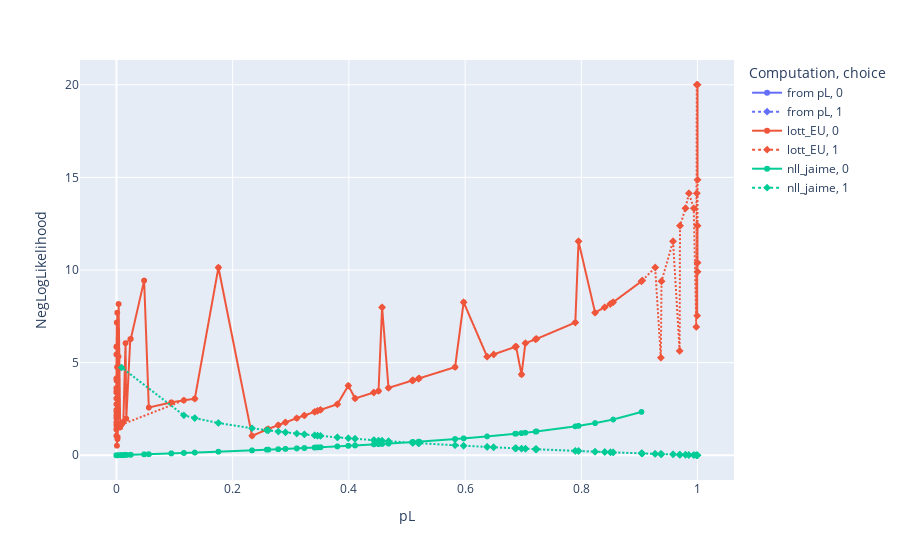

The notebook cell saved with this chart:
### Code cell
# Checking if Likelihood calculation is working for simultaneous estimation and 6 parameters

df = subjectTrials_df.copy()
# df = df[(df['trial_type'] == 'mixed') & 
#         (df['lott_type'] == 'CS+')]

x0 = x0_6params

df['nll_jaime'] = df.apply(lambda row: neconJaime._get_likelihood(row, x0), axis = 1)

tmp_df = df[['pL', 'lott_EU','choice', 'nll_jaime']].copy()
tmp_df['lott_EU'] = (tmp_df['lott_EU']/tmp_df['lott_EU'].max()) * 20

tmp_df['nll_jaime'] = tmp_df['nll_jaime']

mask_0 = tmp_df['choice'] == 0
mask_1 = tmp_df['choice'] == 1

tmp_df.loc[mask_0,'from pL'] = -np.log(1 - tmp_df.loc[mask_0,'pL'])
tmp_df.loc[mask_1,'from pL'] = -np.log(tmp_df.loc[mask_1,'pL'])
tmp_df['check'] = tmp_df['from pL'] - tmp_df['nll_jaime']

if tmp_df['check'].round(10).max() == 0:
    print('Likelihood well calculated.')
else:
    print('something\'s wrong')


# tmp_longdf = tmp_df.melt(id_vars=['pL', 'choice'], var_name='Computation', value_name='NegLogLikelihood' ).sort_values(by=['Computation', 'pL'])

# fig = px.line(tmp_longdf, x = 'pL', y = 'NegLogLikelihood', 
#               color = 'Computation', line_dash='choice', text='choice', symbol='choice')
# # create a dictionary that maps each unique value in the 'choice' column to a specific color
# color_map = {choice: color for choice, color in zip(tmp_longdf['choice'].unique(), px.colors.qualitative.Pastel)}

# fig.update_traces(mode='markers+lines', 
                #   marker=dict(size=12, color=[color_map[x] for x in tmp_longdf['choice']]))



fig.show()

### Figure 1 — Plotly figure (JSON) as saved in the notebook; plotly's stock layout.template omitted (floating-point values rounded to 4 significant figures; data arrays with more than 128 entries replaced by an {"elided": "..."} marker saying what was removed)
{"data": [{"hovertemplate": "Computation=from pL<br>choice=%{text}<br>pL=%{x}<br>NegLogLikelihood=%{y}<extra></extra>", "legendgroup": "from pL, 0", "line": {"color": "#636efa", "dash": "solid"}, "marker": {"symbol": "circle"}, "mode": "lines+markers+text", "name": "from pL, 0", "showlegend": true, "text": {"elided": "410 int values"}, "type": "scattergl", "x": {"elided": "410 float values"}, "xaxis": "x", "y": {"elided": "410 float values"}, "yaxis": "y"}, {"hovertemplate": "Computation=from pL<br>choice=%{text}<br>pL=%{x}<br>NegLogLikelihood=%{y}<extra></extra>", "legendgroup": "from pL, 1", "line": {"color": "#636efa", "dash": "dot"}, "marker": {"symbol": "diamond"}, "mode": "lines+markers+text", "name": "from pL, 1", "showlegend": true, "text": {"elided": "290 int values"}, "type": "scattergl", "x": {"elided": "290 float values"}, "xaxis": "x", "y": {"elided": "290 float values"}, "yaxis": "y"}, {"hovertemplate": "Computation=lott_EU<br>choice=%{text}<br>pL=%{x}<br>NegLogLikelihood=%{y}<extra></extra>", "legendgroup": "lott_EU, 0", "line": {"color": "#EF553B", "dash": "solid"}, "marker": {"symbol": "circle"}, "mode": "lines+markers+text", "name": "lott_EU, 0", "showlegend": true, "text": {"elided": "410 int values"}, "type": "scattergl", "x": {"elided": "410 float values"}, "xaxis": "x", "y": {"elided": "410 float values"}, "yaxis": "y"}, {"hovertemplate": "Computation=lott_EU<br>choice=%{text}<br>pL=%{x}<br>NegLogLikelihood=%{y}<extra></extra>", "legendgroup": "lott_EU, 1", "line": {"color": "#EF553B", "dash": "dot"}, "marker": {"symbol": "diamond"}, "mode": "lines+markers+text", "name": "lott_EU, 1", "showlegend": true, "text": {"elided": "290 int values"}, "type": "scattergl", "x": {"elided": "290 float values"}, "xaxis": "x", "y": {"elided": "290 float values"}, "yaxis": "y"}, {"hovertemplate": "Computation=nll_jaime<br>choice=%{text}<br>pL=%{x}<br>NegLogLikelihood=%{y}<extra></extra>", "legendgroup": "nll_jaime, 0", "line": {"color": "#00cc96", "dash": "solid"}, "marker": {"symbol": "circle"}, "mode": "lines+markers+text", "name": "nll_jaime, 0", "showlegend": true, "text": {"elided": "410 int values"}, "type": "scattergl", "x": {"elided": "410 float values"}, "xaxis": "x", "y": {"elided": "410 float values"}, "yaxis": "y"}, {"hovertemplate": "Computation=nll_jaime<br>choice=%{text}<br>pL=%{x}<br>NegLogLikelihood=%{y}<extra></extra>", "legendgroup": "nll_jaime, 1", "line": {"color": "#00cc96", "dash": "dot"}, "marker": {"symbol": "diamond"}, "mode": "lines+markers+text", "name": "nll_jaime, 1", "showlegend": true, "text": {"elided": "290 int values"}, "type": "scattergl", "x": {"elided": "290 float values"}, "xaxis": "x", "y": {"elided": "290 float values"}, "yaxis": "y"}], "layout": {"legend": {"title": {"text": "Computation, choice"}, "tracegroupgap": 0}, "margin": {"t": 60}, "xaxis": {"anchor": "y", "domain": [0, 1], "title": {"text": "pL"}}, "yaxis": {"anchor": "x", "domain": [0, 1], "title": {"text": "NegLogLikelihood"}}}}
